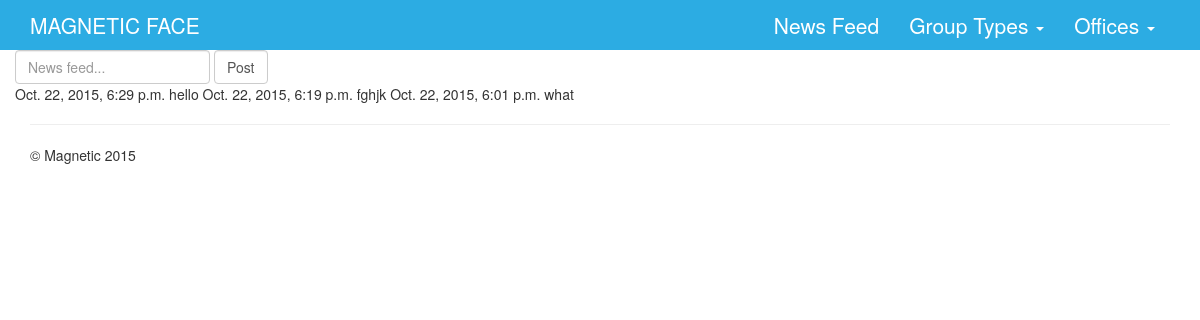
/directory/news-feed/, run on the app's committed database.
### directory/models.py (models this page shows, shortened)
class Message(models.Model):
	writer = models.ForeignKey(Employee)
	text = models.CharField(max_length=300)
	time_stamp = models.DateTimeField(auto_now=True)

### directory/views.py (the view)
def news_feed(request):
    messages = Message.objects.order_by('-time_stamp')
    navinfo = nav()
    template = loader.get_template('directory/news_item.html')
    context = RequestContext(request, {
        'newsfeed': messages,
        'navinfo': navinfo,
    })
    return HttpResponse(template.render(context))

### directory/views.py (called while the page is built)
def nav():
    types = Type.objects.order_by('name')
    offices = Office.objects.order_by('name')
    template = loader.get_template('base.html')
    navinfo = {
        'types': types,
        'offices': offices,
    }
    return navinfo

### directory/templates/directory/news_item.html (shortened to what this page needs)
{% extends 'base.html' %}
{% block content %}
    <form class="form-inline" method="post" action="post-item/">
        <div class="form-group">
            <input type="text" id="news-feed" class="form-control" name="content" placeholder="News feed...">
            <input type="submit" class="form-control" value="Post">
        </div>
    </form>
    {% if newsfeed %}
        {% for feed in newsfeed %}
            <tr>
                <td>{{ feed.time_stamp }}</td>
                <td colspan="4">{{ feed.text }}</td>
            <tr>
        {% endfor %}
    {% else %}
        <p>No news feed...</p>
    {% endif %}
{% endblock %}

### directory/static/css/jumbotron.css (style rules this page uses)
body { padding-top: 50px; padding-bottom: 20px; }

### data on the page
Message: time_stamp "Oct. 22, 2015, 6:29 p.m.", text "hello"
Message: time_stamp "Oct. 22, 2015, 6:19 p.m.", text "fghjk"
Message: time_stamp "Oct. 22, 2015, 6:01 p.m.", text "what"
